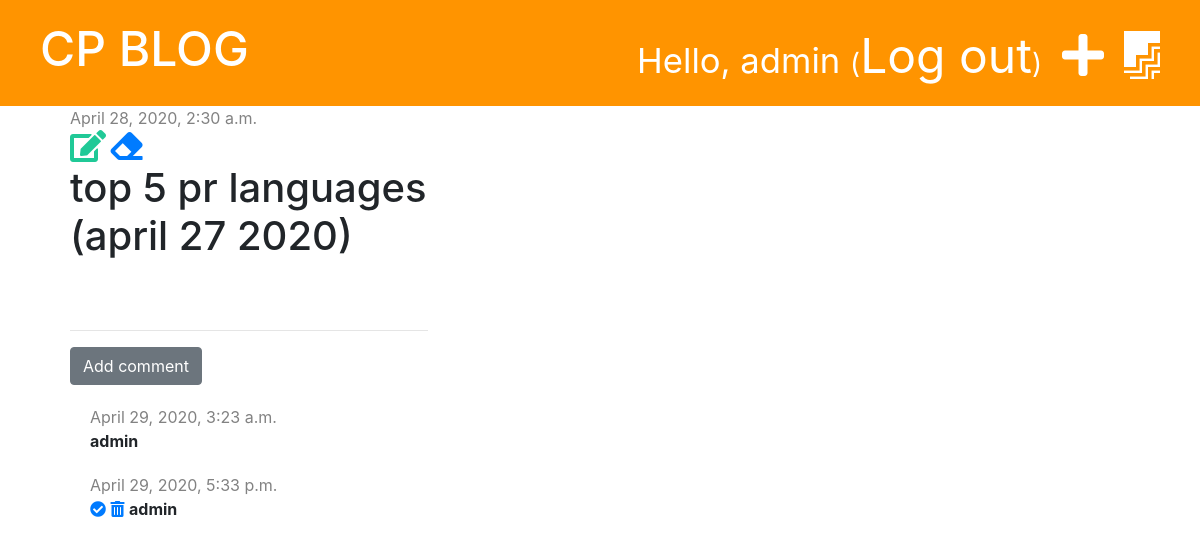
Before: /post/2/ (signed in) with the older database file.
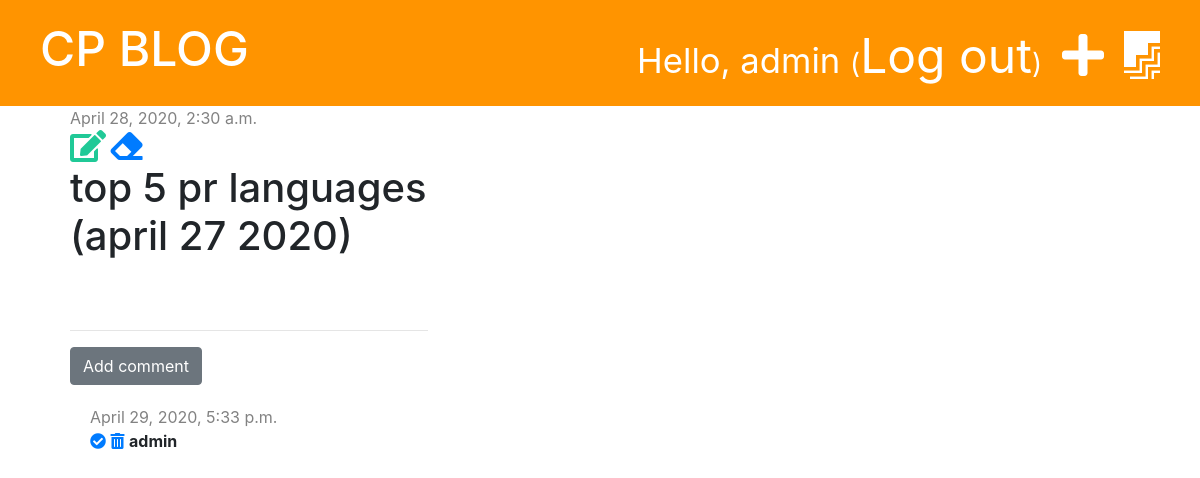
After: the same page with the newer database file.
### blog/models.py (models this page shows, shortened)
class Comment(models.Model):
    post = models.ForeignKey('blog.Post', on_delete=models.CASCADE, related_name='comments')
    author = models.CharField(max_length=200)
    text = models.TextField()
    created_date = models.DateTimeField(default=timezone.now)
    approved = models.BooleanField(default=False)

### blog/views.py (the view)
# urls.py: path('post/<int:pk>/', views.post_detail, name='post_detail'),
def post_detail(request, pk):
    post = get_object_or_404(Post, pk=pk)
    stuff_for_frontend = {'post': post}
    return render(request, 'blog/post_detail.html', stuff_for_frontend)

### blog/templatetags/markdownify.py (called while the page is built)
@register.filter
def markdown(value):
    renderer = HighlightRenderer()
    markdown = mistune.Markdown(renderer=renderer)
    return markdown(value)

### blog/templates/blog/post_detail.html (shortened to what this page needs)
{% extends 'blog/base.html' %}
{% load markdownify %}
{% block content %}
    <div class="post">
        {% if post.published_date %}
            <div class="date">
                {{ post.published_date }}
            </div>
            {% else %}
            <a href="{% url 'post_publish' pk=post.pk %}" class="btn btn-primary">Publish</a>
        {% endif %}
    {% if user.is_authenticated %}
        <a href="{% url 'post_edit' pk=post.pk %}"><i class="fas fa-edit fa-2x" style="color: #20c997;"></i></a>
    {% endif %}
    <a href="{% url 'post_delete' pk=post.pk %}" class=""btn btn-dnager"
        onclick="return confirm('Are you sure you want to delete this post?')">
        <i class="fas fa-eraser fa-2x"></i></a>
        <h1>{{ post.title }}</h1>
    </div>
    <hr>
    <a href="{% url 'add_comment_to_post' pk=post.pk %}" class="btn btn-secondary">Add comment</a>
    {% for comment in post.comments.all %}
        {% if user.is_authenticated or comment.approved %}
            <div class="comment">
                <div class="date">
                    {{ comment.created_date }}
                </div>
                {% if not comment.approved and user.is_superuser %}
                    <a href="{% url 'comment_approve' pk=comment.pk %}"><i class="fas fa-check-circle"></i></a>
                    <a href="{% url 'comment_remove' pk=comment.pk %}"><i class="fas fa-trash-alt"></i></a>
                {% endif %}
                <strong>{{ comment.author }}</strong>
            </div>
        {% endif %}
        {% empty %}
        <p>No comments yet...</p>
    {% endfor %}
{% endblock %}

Changed rows visible on the page:
removed Comment: created_date "April 29, 2020, 3:23 a.m.", author "admin"
